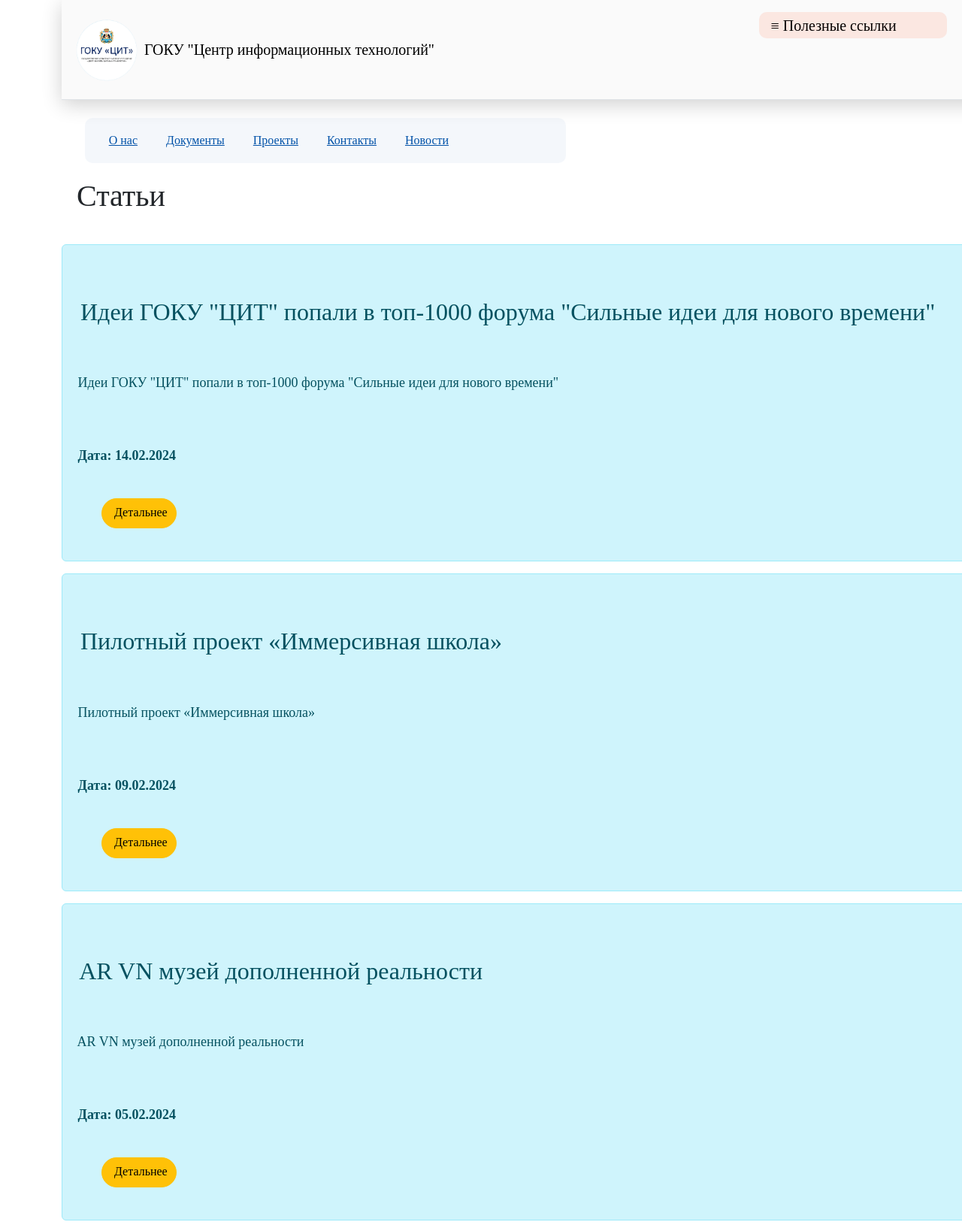
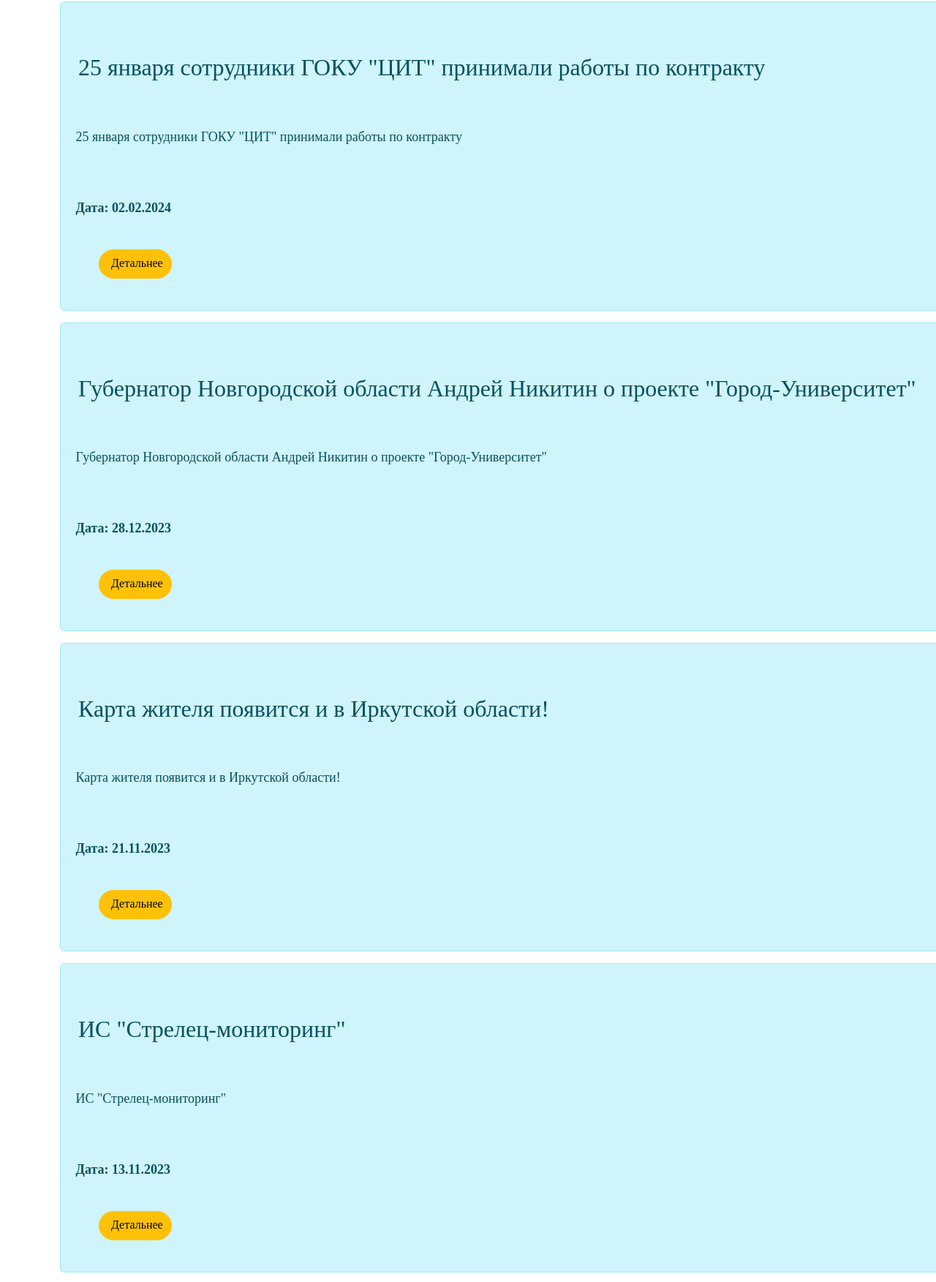
The page /posts (upper part) on the database its author committed (2 pictures, top to bottom).
### app.py (models this page shows)
class Site(db.Model):
    id = db.Column(db.Integer, primary_key= True)
    intro = db.Column(db.String(300), nullable= False)
    title = db.Column(db.String(300), nullable= False)
    text = db.Column(db.Text, nullable= False)
    img = db.Column(db.Text, unique=True , nullable= False)
    name = db.Column(db.Text, unique=True , nullable= False)
    mimetype = db.Column(db.Text, nullable= False)
    timepost = db.Column(db.Text, nullable= False)

### app.py (the view)
@app.route("/posts")
def posts():
    posts = Site.query.order_by(Site.id.desc()).all()
    return render_template("posts.html", posts=posts)

### templates/posts.html (shortened to what this page needs)
{% extends 'base.html' %}
<div class="page">{% block content %}
    <h1>Статьи</h1>
    {% for el in posts %}
    <div class = "alert alert-info">
        <h2> {{el.title }}</h2>
        <p> {{el.intro}}</p>
        <p><b> Дата: {{el.timepost}} </b></p>
        <a href="/posts/{{el.id}}" class = "btn btn-warning"> Детальнее</a>
    </div>
    {% endfor %}
{% endblock %}</div>

### templates/base.html (shortened to what this page needs)
<!doctype html>
<html lang="ru">
<head>
    <link rel="stylesheet" href="https://cdn.jsdelivr.net/npm/bootstrap@5.3.2/dist/css/bootstrap.min.css" rel="stylesheet">
    <link rel="stylesheet" href="{{ url_for('static', filename= 'css/main.css') }}">
</head>
<body style = "font-family: Golos; font-size: 18px;">
    <div class="container">
    <div class="page" style=" width: 110%">
        <header class="d-flex flex-wrap justify-content-center py-3 mb-4 border-bottom">
      <a href="/" class="d-flex align-items-center mb-3 mb-md-0 me-md-auto link-body-emphasis text-decoration-none">
          <img class = "header__img" src="{{ url_for('static', filename= 'image/logo.png') }}" alt="logo">
        <span style="font-size: 20px; font-family: Golos;">ГОКУ "Центр информационных технологий"</span>
      </a>
</head>
<body>
<div class="dropdown" >
  <button class="dropbtn" style="font-size: 20px"> ≡ Полезные ссылки </button>
</div>
    </header>
    <div class="header__menu header-menu wrapper" style="width: 95%">
          <div class="header-menu__container">
 <div class="header-menu__main">
    <nav class="header-menu__main-nav" >
		<a class="header-menu__main-link" style=" font-size: 16px" href="{{ url_for('about') }}" data-dropdown="o11">О нас</a>
		<a class="header-menu__main-link" style=" font-size: 16px" href="/ustav" data-dropdown="o18">Документы</a>
		<a class="header-menu__main-link" style=" font-size: 16px" href="/KJNO" data-dropdown="o19">Проекты</a>
		<a class="header-menu__main-link" style=" font-size: 16px" href="/contacts" data-dropdown="o26">Контакты</a>
    <a class="header-menu__main-link" style=" font-size: 16px" href="/medianews" data-dropdown="o24">Новости</a>
    </nav>
            </div>
          </div>
        </div>
        <main class="content">
            {% block content %}{% endblock %} </main> <br>
    </div>
        </div>
</body>
</html>

### templates/base.html (style rules this page uses)
.dropbtn { background-color: #f83a081a; color: #050000; width: 250px; height: 35px; border: none; font-family: Golos }
.dropdown { position: relative; display: inline-block; }

### rows shown on the page
Site: title "Идеи ГОКУ \"ЦИТ\" попали в топ-1000 форума \"Сильные идеи для нового времени\"", intro "Идеи ГОКУ \"ЦИТ\" попали в топ-1000 форума \"Сильные идеи для нового времени\"", timepost "14.02.2024"
Site: title "Пилотный проект «Иммерсивная школа»", intro "Пилотный проект «Иммерсивная школа»", timepost "09.02.2024"
Site: title "AR VN музей дополненной реальности", intro "AR VN музей дополненной реальности", timepost "05.02.2024"
Site: title "25 января сотрудники ГОКУ \"ЦИТ\" принимали работы по контракту", intro "25 января сотрудники ГОКУ \"ЦИТ\" принимали работы по контракту", timepost "02.02.2024"
Site: title "Губернатор Новгородской области Андрей Никитин о проекте \"Город-Университет\"", intro "Губернатор Новгородской области Андрей Никитин о проекте \"Город-Университет\"", timepost "28.12.2023"
Site: title "Карта жителя появится и в Иркутской области!", intro "Карта жителя появится и в Иркутской области!", timepost "21.11.2023"
Site: title "ИС \"Стрелец-мониторинг\"", intro "ИС \"Стрелец-мониторинг\"", timepost "13.11.2023"
